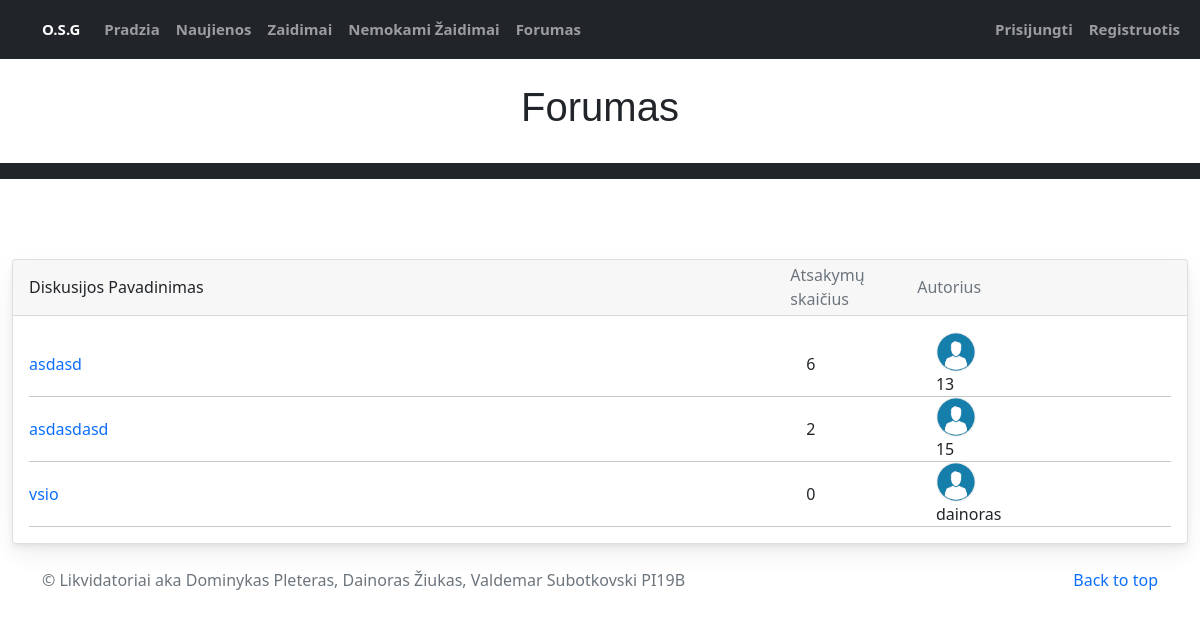
Before: /forum/ with the older database file.
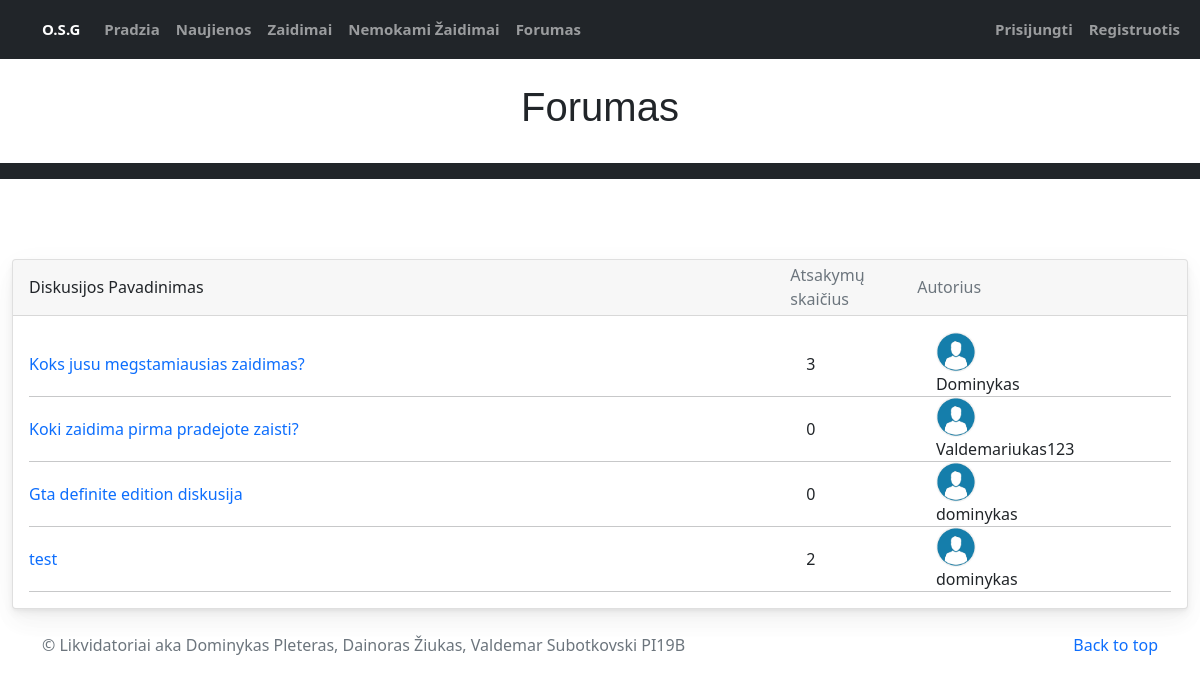
After: the same page with the newer database file.
### accounts/models.py (models this page shows, shortened)
class Topic(models.Model):
    topicName=models.CharField(max_length=200,null=True)
    topicDescription=models.CharField(max_length=100000,null=True)
    user_id=models.CharField(max_length=200,null=True)
    replies=models.IntegerField(null=True, blank=True, default=0)
    date_added = models.DateTimeField(auto_now_add=True)

### accounts/views.py (the view)
# urls.py: path('forum/', views.topics, name='topics'),
def topics(request):
    topics=Topic.objects.all()
    return render(request,'accounts/forum.html',{'topics':topics})

### accounts/templates/accounts/forum.html (shortened to what this page needs)
{% extends 'accounts/main.html' %}
{% load static%}
{% block head %}
<link rel="stylesheet" type="text/css" href="{% static '/css/forum.css' %}" />
{% endblock %}
{% block content %}
{% include 'accounts/navbar.html' %}
<section class="py-2 text-center container">
    <div class="row py-lg-3">
        <div class="col-lg-6 col-md-8 mx-auto">
            <h1 class="fw-light">Forumas</h1>
        </div>
    </div>
</section>
<nav class="navbar navbar-expand-lg navbar-dark bg-dark">
</nav>
<div class="container-fluid mt-100">
    <div class="card mb-3">
        <div class="card-header pl-0 pr-0">
            <div class="row no-gutters w-100 align-items-center">
                <div class="col ml-3">Diskusijos Pavadinimas</div>
                <div class="col-4 text-muted">
                    <div class="row no-gutters align-items-center">
                        <div class="col-4">Atsakymų skaičius</div>
                        <div class="col-8">Autorius</div>
                    </div>
                </div>
            </div>
        </div>
        <div class="card-body py-3">
            {% for i in topics%}
            <div class="row no-gutters align-items-center">
                <div class="col"> <a href="{% url 'topicPage' i.id %}" class="text-big"
                        data-abc="true">{{i.topicName}}</a>
                </div>
                <div class="d-none d-md-block col-4">
                    <div class="row no-gutters align-items-center">
                        <div class="col-4">{{i.replies}}</div>
                        <div class="media col-8 align-items-center"> <img src="{%static '/Images/user-icon.png' %}"
                                alt="" class="d-block ui-w-30 rounded-circle">
                            <div class="media-body flex-truncate ml-2">
                                <div class="line-height-1 text-truncate">{{i.user_id}}
                                </div>
                            </div>
                        </div>
                    </div>
                </div>
            </div>
            <hr class="m-0">
            {%endfor%}
        </div>
    </div>
    {% endblock %}

### accounts/templates/accounts/main.html (shortened to what this page needs)
{% load static %}
<!DOCTYPE html>
<html>
<head>
  <link rel="stylesheet" type="text/css" href="{% static '/css/style.css' %}">
  {% block head%}
  {%endblock%}
  <link href="https://cdn.jsdelivr.net/npm/bootstrap@5.0.2/dist/css/bootstrap.min.css" rel="stylesheet"
>
</head>
<body>
  {% block content%}
  {% endblock %}
</body>
<footer class="text-muted py-2">
  <div class="container">
    <p class="float-end mb-1">
      <a href="#">Back to top</a>
    </p>
    <p class="mb-1">&copy; Likvidatoriai aka Dominykas Pleteras, Dainoras Žiukas, Valdemar Subotkovski PI19B</p>
  </div>
</footer>
</html>

### accounts/templates/accounts/navbar.html (shortened to what this page needs)
<nav class="navbar navbar-expand-lg navbar-dark bg-dark">
    <div class="container-fluid">
      <a class="navbar-brand" href="#">O.S.G</a>
      <div class="collapse navbar-collapse" id="navbarSupportedContent">
        <ul class="navbar-nav me-auto mb-2 mb-lg-0">
          <li class="nav-item">
            <a class="nav-link" href="{% url 'home' %}">Pradzia</a>
          </li>
          <li class="nav-item">
            <a class="nav-link" href="{% url 'news' %}">Naujienos</a>
          </li>
          <li class="nav-item">
            <a class="nav-link" href="{% url 'games' %}">Zaidimai</a>
          </li>
          <li class="nav-item">
            <a class="nav-link" href="{% url 'gamesapi' %}">Nemokami Žaidimai</a>
          </li>
          <li class="nav-item">
            <a class="nav-link" href="{% url 'topics' %}">Forumas</a>
          </li>
        </ul>
        <ul class="nav navbar-nav ml-auto">
            {% if request.user.is_authenticated %}
            <li class="nav-item">
                <a class="nav-link" href="{% url 'logout' %}">Atsijungti</a>
            </li>
          {% else %}
          <li class="nav-item">
            <a class="nav-link" href="{% url 'login' %}">Prisijungti</a>
          </li>
          <li class="nav-item">
            <a class="nav-link" href="{% url 'register' %}">Registruotis</a>
          </li>
          {% endif %}
        </ul>
      </div>
    </div>
  </nav>

### accounts/static/css/style.css (style rules this page uses)
body { font-family: "Open Sans", sans-serif; color: #444444; }
.row { --bs-gutter-x: 1.5rem; --bs-gutter-y: 0; display: flex; flex-wrap: wrap; margin-top: calc(var(--bs-gutter-y) * -1); margin-right: calc(var(--bs-gutter-x) * -.5); margin-left: calc(var(--bs-gutter-x) * -.5); }
a { color: #ffc451; text-decoration: none; }
h1, h2, h3, h4, h5, h6 { font-family: "Raleway", sans-serif; }
.navbar { padding: 0; }
.navbar ul { margin: 0; padding: 0; display: flex; list-style: none; align-items: center; }
.navbar li { position: relative; }
.navbar a, .navbar a:focus { display: flex; align-items: center; justify-content: space-between; padding: 10px 0 10px 30px; font-size: 15px; font-weight: 600; color: #fff; white-space: nowrap; transition: 0.3s; }
section { padding: 60px 0; overflow: hidden; }

### accounts/static/css/forum.css (style rules this page uses)
body { margin: 0; font-family: -apple-system, BlinkMacSystemFont, "Segoe UI", Roboto, "Helvetica Neue", Arial, "Noto Sans", sans-serif, "Apple Color Emoji", "Segoe UI Emoji", "Segoe UI Symbol", "Noto Color Emoji"; font-size: .88rem; font-weight: 400; line-height: 1.5; color: #495057; text-align: left; background-color: #eef1f3 }
.mt-100 { margin-top: 80px }
.card { box-shadow: 0 0.46875rem 2.1875rem rgba(4, 9, 20, 0.03), 0 0.9375rem 1.40625rem rgba(4, 9, 20, 0.03), 0 0.25rem 0.53125rem rgba(4, 9, 20, 0.05), 0 0.125rem 0.1875rem rgba(4, 9, 20, 0.03); border-width: 0; transition: all .2s }
.card-header:first-child { border-radius: calc(.25rem - 1px) calc(.25rem - 1px) 0 0 }
.card-header { display: flex; align-items: center; border-bottom-width: 1px; padding-top: 0; padding-bottom: 0; padding-right: .625rem; height: 3.5rem; background-color: #fff; border-bottom: 1px solid rgba(26, 54, 126, 0.125) }
.card-body { flex: 1 1 auto; padding: 1.25rem }
.flex-truncate { min-width: 0 !important }
.d-block { display: block !important }
a { color: #E91E63; text-decoration: none !important; background-color: transparent }
.media img { width: 40px; height: auto }

Changed rows visible on the page:
removed Topic: topicName "asdasd", replies "6", user_id "13"
removed Topic: topicName "asdasdasd", replies "2", user_id "15"
removed Topic: topicName "vsio", replies "0", user_id "dainoras"
added Topic: topicName "Koks jusu megstamiausias zaidimas?", replies "3", user_id "Dominykas"
added Topic: topicName "Koki zaidima pirma pradejote zaisti?", replies "0", user_id "Valdemariukas123"
added Topic: topicName "Gta definite edition diskusija", replies "0", user_id "dominykas"
added Topic: topicName "test", replies "2", user_id "dominykas"
